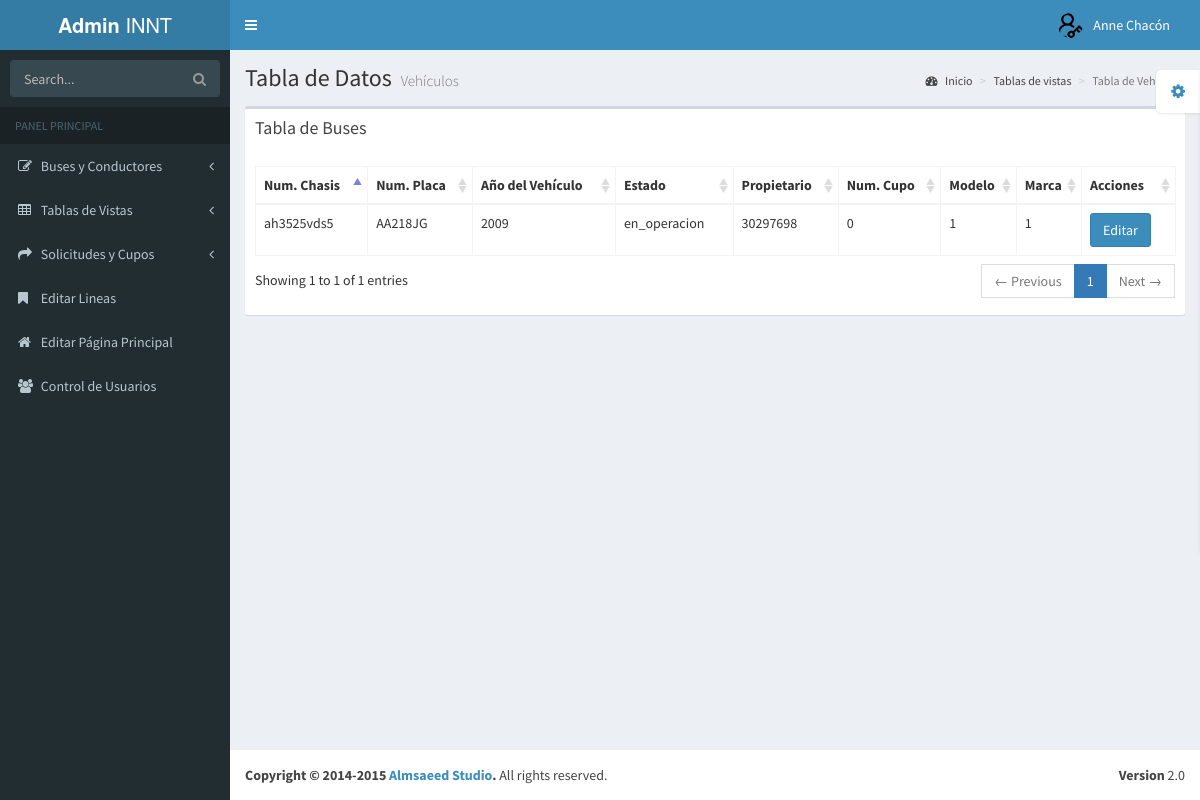
The app's page /Proyecto-INTT/pages/tables/tablabuses.php (signed in) with its own data.
### tables this page shows
CREATE TABLE `users` (
  `id` int(11) NOT NULL,
  `username` varchar(50) NOT NULL COMMENT 'Nickname de Usuario',
  `email` varchar(200) NOT NULL COMMENT 'Correos',
  `password` varchar(200) NOT NULL COMMENT 'Contraseñas',
  `usrest` int(11) NOT NULL DEFAULT 1 COMMENT 'Estatus de Permiso'
);

CREATE TABLE `tmaveh` (
  `vehcha` varchar(20) NOT NULL COMMENT 'Número único de chasis',
  `vehpla` varchar(8) DEFAULT NULL COMMENT 'Número de placa del vehículo',
  `vehano` varchar(8) DEFAULT NULL COMMENT 'Año del vehículo',
  `vehest` varchar(250) DEFAULT NULL COMMENT 'Estado del vehículo',
  `proced` int(8) NOT NULL COMMENT 'Clave única de Propietario',
  `cupide` int(2) NOT NULL COMMENT 'Clave única de cupo',
  `modide` int(2) NOT NULL COMMENT 'Clave única de modelo',
  `maride` int(11) NOT NULL COMMENT 'Clave única de Marca'
);

### Proyecto-INTT/pages/tables/tablabuses.php (the view, shortened to what this page needs)
<?php
require '../../database.php';
  if (isset($_SESSION['user_id'])) {
    $userId = $_SESSION['user_id'];
    $query = "SELECT id, username FROM users WHERE id = :id";
    $stmt = $conn->prepare($query);
    $stmt->bindParam(':id', $userId);
    $stmt->execute();
    if ($stmt->rowCount() > 0) {
        $user = $stmt->fetch(PDO::FETCH_ASSOC);
        $username = $user['username'];
    } else {
        $username = "Usuario Desconocido";
    }
} else {
    $username = "Usuario Desconocido";
}
   $query = "SELECT * FROM tmaveh";
   $result = $conn->query($query);
?>
<!DOCTYPE html>
<html>
  <head>
    <link href="../../bootstrap/css/bootstrap.min.css" rel="stylesheet" type="text/css" />
    <link href="https://maxcdn.bootstrapcdn.com/font-awesome/4.3.0/css/font-awesome.min.css" rel="stylesheet" type="text/css" />
    <link href="http://code.ionicframework.com/ionicons/2.0.0/css/ionicons.min.css" rel="stylesheet" type="text/css" />
    <link href="../../plugins/datatables/dataTables.bootstrap.css" rel="stylesheet" type="text/css" />
    <link href="../../dist/css/AdminLTE.min.css" rel="stylesheet" type="text/css" />
    <link href="../../dist/css/skins/_all-skins.min.css" rel="stylesheet" type="text/css" />
  </head>
  <body class="skin-blue">
    <div class="wrapper">
    <header class="main-header">
        <a href="../../user_adminpage.php" class="logo"><b>Admin</b> INNT</a>
        <nav class="navbar navbar-static-top" role="navigation">
          <a href="#" class="sidebar-toggle" data-toggle="offcanvas" role="button">
          </a>
          <div class="navbar-custom-menu">
            <ul class="nav navbar-nav">
              <li class="dropdown user user-menu">
                <a href="#" class="dropdown-toggle" data-toggle="dropdown">
                  <img src="../../dist/img/user2-160x160.png" class="user-image" alt="User Image"/>
                  <span class="hidden-xs"><?php echo $username; ?></span>
                </a>
              </li>
            </ul>
          </div>
        </nav>
      </header>
      <aside class="main-sidebar">
        <section class="sidebar">
          <form action="#" method="get" class="sidebar-form">
            <div class="input-group">
              <input type="text" name="q" class="form-control" placeholder="Search..."/>
              <span class="input-group-btn">
                <button type='submit' name='search' id='search-btn' class="btn btn-flat"><i class="fa fa-search"></i></button>
              </span>
            </div>
          </form>
          <ul class="sidebar-menu">
            <li class="header">PANEL PRINCIPAL</li>
            <li class="treeview">
              <a href="#">
                <i class="fa fa-edit"></i> <span>Buses y Conductores</span>
                <i class="fa fa-angle-left pull-right"></i>
              </a>
            </li>
            <li class="treeview">
              <a href="#">
                <i class="fa fa-table"></i> <span>Tablas de Vistas</span>
                <i class="fa fa-angle-left pull-right"></i>
              </a>
            </li>
            <li class="treeview">
              <a href="#">
                <i class="fa fa-share"></i> <span>Solicitudes y Cupos</span>
                <i class="fa fa-angle-left pull-right"></i>
              </a>
            </li>
            <li><a href="../editar_lineas.php"><i class="fa fa-bookmark"></i> Editar Lineas</a></li>
            <li><a href="../editar_home.php"><i class="fa fa-home"></i> Editar Página Principal</a></li>
            <li><a href="../asignar_usuarios.php"><i class="fa fa-users"></i> Control de Usuarios</a></li>
          </ul>
        </section>
      </aside>
      <div class="content-wrapper">
        <section class="content-header">
          <h1>
            Tabla de Datos
            <small>Vehículos</small>
          </h1>
          <ol class="breadcrumb">
            <li><a href="#"><i class="fa fa-dashboard"></i> Inicio</a></li>
            <li><a href="#">Tablas de vistas</a></li>
            <li class="active">Tabla de Vehículos</li>
          </ol>
        </section>
        <section class="content">
          <div class="row">
            <div class="col-xs-12">
              <div class="box">
                <div class="box-header">
                  <h3 class="box-title">Tabla de Buses</h3>
                </div>
                <div class="box-body">
                  <table id="example2" class="table table-bordered table-hover">
                    <thead>
                      <tr>
                        <th>Num. Chasis</th>
                        <th>Num. Placa</th>
                        <th>Año del Vehículo</th>
                        <th>Estado</th>
                        <th>Propietario</th>
                        <th>Num. Cupo</th>
                        <th>Modelo</th>
                        <th>Marca</th>
                        <th>Acciones</th>
                      </tr>
                    </thead>
                    <tbody>
                      <?php
                      while ($row = $result->fetch(PDO::FETCH_ASSOC)) {
                        echo "<tr>";
                        echo "<td>{$row['vehcha']}</td>";
                        echo "<td>{$row['vehpla']}</td>";
                        echo "<td>{$row['vehano']}</td>";
                        echo "<td>{$row['vehest']}</td>";
                        echo "<td>{$row['proced']}</td>";
                        echo "<td>{$row['cupide']}</td>";
                        echo "<td>{$row['modide']}</td>";
                        echo "<td>{$row['maride']}</td>";
                        echo "<td><button class='btn btn-primary editar-btn' data-toggle='modal' data-target='#editarModal' data-id='{$row['vehcha']}'>Editar</button></td>";
                        echo "</tr>";
                      }
                      ?>
                    </tbody>
                  </table>
                </div>
              </div>
            </div>
          </div>
        </section>
      </div>
      <footer class="main-footer">
        <div class="pull-right hidden-xs">
          <b>Version</b> 2.0
        </div>
        <strong>Copyright &copy; 2014-2015 <a href="http://almsaeedstudio.com">Almsaeed Studio</a>.</strong> All rights reserved.
      </footer>
    </div>
  </body>
</html>

### records on screen
users: username "Anne Chacón"
tmaveh: vehcha "ah3525vds5", vehpla "AA218JG", vehano "2009", vehest "en_operacion", proced "30297698", cupide "0", modide "1", maride "1"
